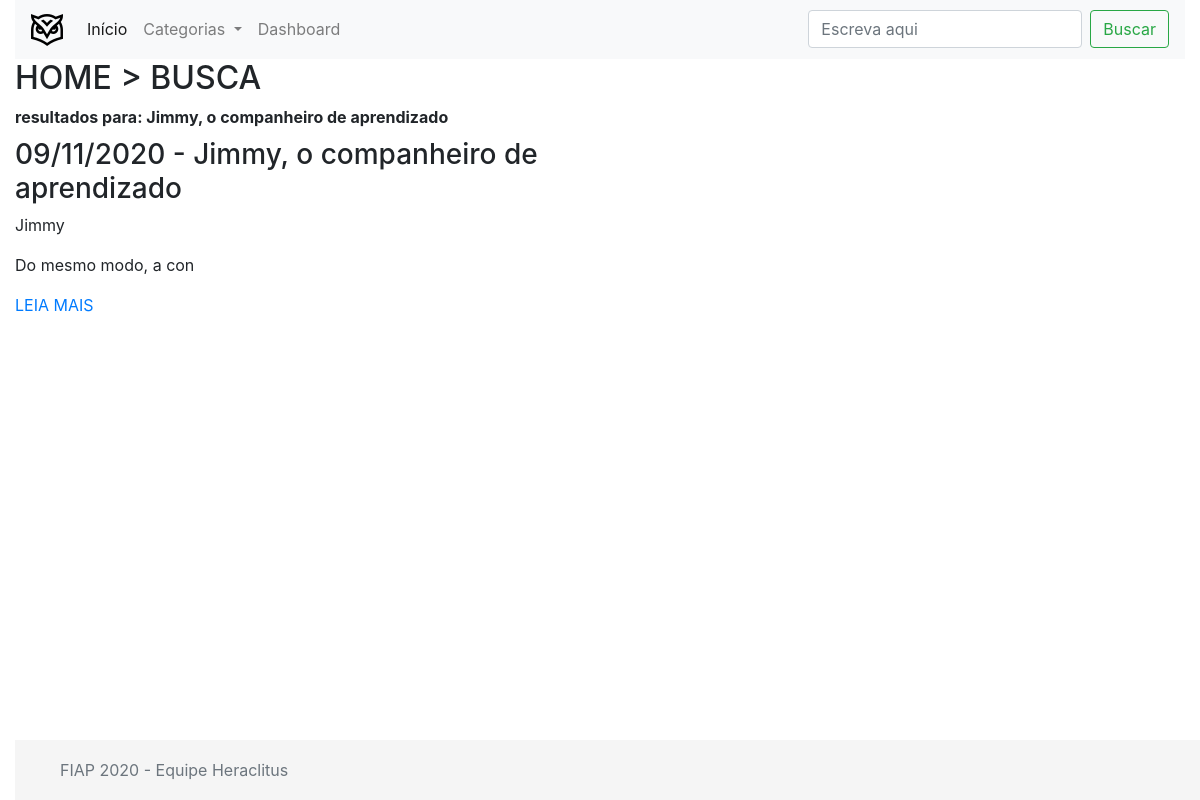
/search.php?text=Jimmy, o companheiro de aprendizado, run on the app's committed database.
### tables this page shows
CREATE TABLE `posts` (
  `id` int(11) NOT NULL,
  `title` varchar(255) NOT NULL,
  `text` text NOT NULL,
  `category` varchar(255) NOT NULL,
  `date` datetime NOT NULL DEFAULT current_timestamp(),
  `image` text NOT NULL
);

### search.php (the view, shortened to what this page needs)
<!DOCTYPE html>
<html lang="en">
<head>
    <link rel="stylesheet" href="https://stackpath.bootstrapcdn.com/bootstrap/4.1.3/css/bootstrap.min.css">
</head>
<body>
    <div class="container-fluid">
        <nav class="navbar navbar-expand-lg navbar-light bg-light">
            <a class="navbar-brand" href="index.php"><img src="assets/owl.png" alt=""></a>
            <div class="collapse navbar-collapse" id="navbarSupportedContent">
                <ul class="navbar-nav mr-auto">
                <li class="nav-item active">
                    <a class="nav-link" href="index.php">Início</a>
                </li>
                <li class="nav-item dropdown">
                    <a class="nav-link dropdown-toggle" href="#" id="navbarDropdown" role="button" data-toggle="dropdown" aria-haspopup="true" aria-expanded="false">
                        Categorias
                    </a>
                </li>
                <li class="nav-item">
                    <a class="nav-link" href="admin/dashboard.php">Dashboard</a>
                </li>
                </ul>
                <form action="search.php" class="form-inline my-2 my-lg-0">
                    <input name="text" class="form-control mr-sm-2" type="search" placeholder="Escreva aqui" aria-label="Search">
                    <button class="btn btn-outline-success my-2 my-sm-0" type="submit">Buscar</button>
                </form>
            </div>
        </nav>
        <section class="row">
            <div class="col-md-12">
                <h2>HOME > BUSCA</h2>
            </div>
        </section>
        <section class="row">
            <div class="col-md-12">
                <b>resultados para: <?php echo $_GET["text"]?></b>
            </div>
        </section>
        <section class="row">
            <div class='col-md-10'>
            <?php
                require_once "server/config.php";
                $sql = "SELECT * FROM posts WHERE title LIKE '%". $_GET["text"] . "%'";
                $sql .="OR text LIKE '%". $_GET["text"] . "%'";
                $sql .="OR category LIKE '%". $_GET["text"] . "%'";
                if($result = mysqli_query($link, $sql)){
                    if(mysqli_num_rows($result) > 0){
                        while($row = mysqli_fetch_array($result)){
                            echo "<div class='row'>";
                            echo "<div class='col-md-8'>";
                            echo "<h3>" . date("d/m/Y", strtotime($row['date'])) . " - " . $row['title'] . "</h3>";
                            echo "<p>" . $row['category'] . "</p>";
                            echo "<p>" . substr($row['text'], 0, 20) . "</p>";
                            echo "<a href='article.php?id=". $row['id'] ."' title='Leia Mais' data-toggle='tooltip'>LEIA MAIS</a>";
                            echo "</div>";
                            echo "</div>";
                            echo "<br>";
                        }
                    } else{
                        echo "<p class='lead'><em>Nenhum artigo encontrado.</em></p>";
                    }
                } else{
                    echo "[ERROR]: $sql. " . mysqli_error($link);
                }
            ?>
            </div>
            <div class="col-md-2"><img src="https://i.pinimg.com/originals/ad/6e/82/ad6e82fcab2026849ddf18bcda98e61a.jpg" alt=""></div>
        </section>
        <footer class="footer position-fixed">
            <div class="container">
                <span class="text-muted">FIAP 2020 - Equipe Heraclitus</span>
            </div>
        </footer>
    </div>
</body>
</html>

### search.php (style rules this page uses)
.footer { position: absolute; bottom: 0; width: 100%; height: 60px; line-height: 60px; background-color: #f5f5f5; }

### data on the page
posts: date "09/11/2020", title "Jimmy, o companheiro de aprendizado", category "Jimmy", text "Do mesmo modo, a con"

### other printed values
$_GET["text"] "Jimmy, o companheiro de aprendizado"
